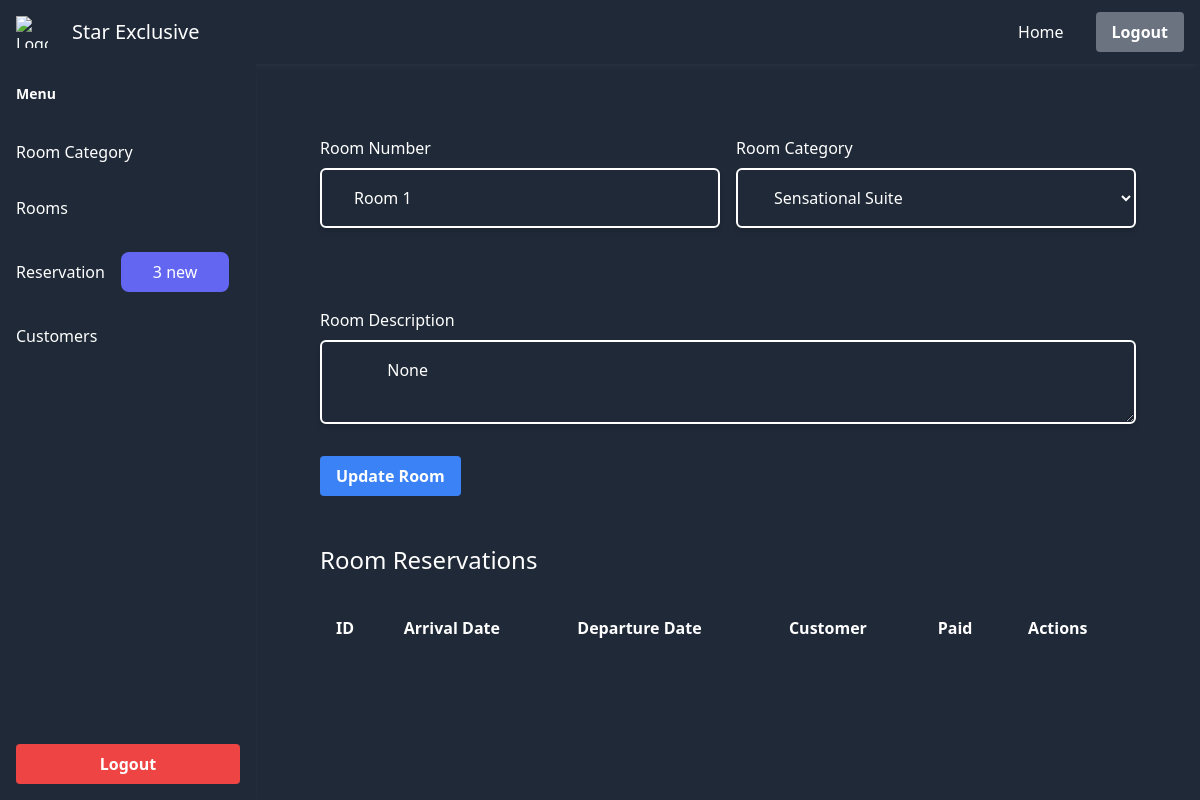
The page /rooms/1/ (signed in) on the database as committed earlier.
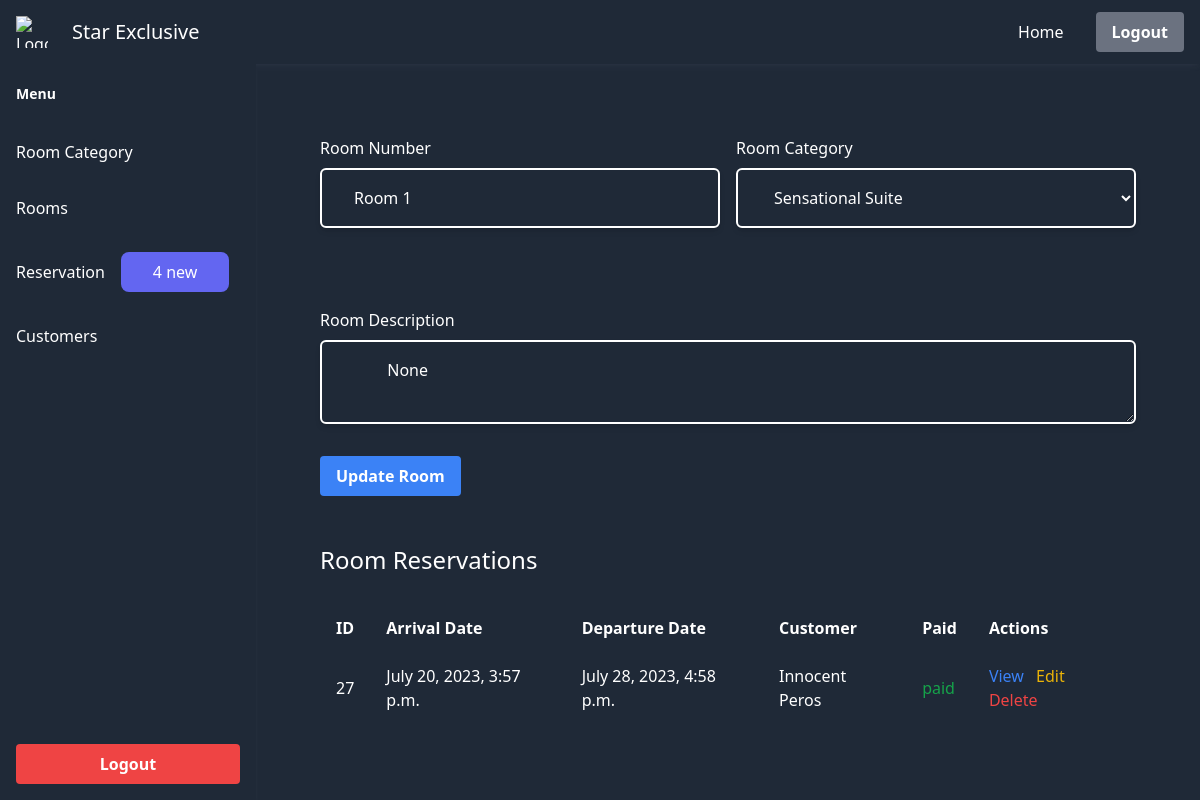
The same page on the database as committed later.
### management/models.py (models this page shows, shortened)
class Reservation(models.Model):
    RESERVATION = "reseravtion"
    BOOKING = "booking"
    viewed = models.BooleanField(default=False)
    cancel_code = models.CharField(max_length=200, blank=True)
    room = models.ForeignKey(
        Room, related_name="reservations", on_delete=models.CASCADE
    )
    requirement = models.TextField(default="", blank=True)
    customer = models.ForeignKey(
        Customer, on_delete=models.SET_NULL, null=True, related_name="reservations"
    )
    code = models.CharField(unique=False, default = generate_reservation_code, max_length=50, blank=True,null = True)
    customer_raw = models.JSONField(null=True, blank=True, default=dict)
    reservation_type = models.CharField(
        max_length=25, choices=((RESERVATION, RESERVATION), (BOOKING, BOOKING))
    )
    arrival_date = models.DateTimeField()
    departure_date = models.DateTimeField()
    reservated_on = models.DateTimeField(auto_created=True, blank=True)
    stay = models.IntegerField(default=1)
    guest_count = models.IntegerField(
        default=1,
    )
    guests = models.JSONField(default=list, blank=True)
    customization_request = models.JSONField(default=dict, blank=True, null=True)
    paid = models.BooleanField(default=False)
    payment = models.OneToOneField(
        Payment,
        null=True,
        blank=True,
        on_delete=models.SET_NULL,
        related_name="reservation",
    )
    cancelled = models.BooleanField(default=False)
    cancelled_on = models.DateTimeField(blank=True, null=True)

class Customer(models.Model):
    first_name = models.CharField(max_length=25)
    last_name = models.CharField(max_length=25)
    id_type = models.CharField(max_length=255)
    id_number = models.CharField(max_length=25)
    email_address = models.CharField(max_length=255)
    phone_number = models.CharField(max_length=12)

### hsr_admin/views.py (the view, shortened to what this page needs)
# urls.py: path("rooms/<int:pk>/", views.view_room, name="view_room"),
def view_room(request: HttpRequest, pk):
    if not request.user.is_authenticated:
        return redirect(index)
    try:
        room = Room.objects.get(pk=pk)
        categories = RoomCategory.objects.all()
        return render(
            request,
            "hsr_admin/view_room.html",
            context_parse({
                "room": room,
                "reservations": room.reservations.all(),
                "categories": categories,
            }),
        )
    except Room.DoesNotExist:
        return redirect("hsr_admin:room_list")

### hsr_admin/views.py (called while the page is built)
def new_reservations():
    return Reservation.objects.filter(viewed = False).count()

def context_parse(context):
    context["status__"] = new_reservations()
    context["status__category"] = RoomCategory.objects.all().count()
    context["status__room"] = Room.objects.all().count()
    return context

### management/models.py (called while the page is built)
    def __str__(self) -> str:
        return self.title

### hsr_admin/templates/hsr_admin/view_room.html (shortened to what this page needs)
{% extends 'hsr_admin/base.html' %}
{% block body %}
<form action="" method="post">
    <div class="px-6 lg:px-16 flex flex-col space-y-8">
        <div class="flex flex-col lg:flex-row justify-center lg:space-x-4 my-4">
            <div class="flex flex-col w-full">
                <label class="pt-8 mb-2 block" for="">Room Number</label>
                <input
                    class="bg-transparent border-white w-full shadow-md px-8 py-4 outline-none border-2 border-black/40 rounded-md hover:border-indigo-600"
                     name="room_number" value="{{room.number}}" />
            </div>
            <div class="flex flex-col w-full">
                <label class="pt-8 mb-2 block" for="">Room Category</label>
                <select
                    class="bg-transparent border-white w-full shadow-md px-8 py-4 outline-none border-2 border-black/40 rounded-md hover:border-indigo-600"
                    name="category" value="room.category.pk" id="">
                    {% for category in categories %}
                    <option value="{{category.pk}}">{{category}}</option>
                    {% endfor %}
                </select>
            </div>
        </div>
        <div class="flex flex-col">
            <label class="pt-8 mb-2 block" for="">Room Description</label>
            <textarea
            class="bg-transparent border-white w-full shadow-md px-8 py-4 outline-none border-2 border-black/40 rounded-md hover:border-indigo-600"
            name="description">
        {{room.description}}
    </textarea>
        </div>
        <div class="mb-6 block">
            <button class="bg-blue-500 hover:bg-blue-600 text-white font-semibold py-2 px-4 rounded">
                Update Room
            </button>
        </div>
    </div>
</form>
<div class="p-6 lg:px-16">
    <span class="block my-6 text-2xl">Room Reservations</span>
    <table class="min-w-full">
        <thead class="">
            <tr class="py-8">
                <th class="py-4 px-4  text-left">ID</th>
                <th class="py-4 px-4  text-left">Arrival Date</th>
                <th class="py-4 px-4  text-left">Departure Date</th>
                <th class="py-4 px-4  text-left">Customer</th>
                <th class="py-4 px-4  text-left">Paid</th>
                <th class="py-4 px-4  text-left">Actions</th>
            </tr>
        </thead>
        <tbody>
            {% for reservation in reservations %}
            <tr>
                <td class="py-2 px-4  text-left">{{ reservation.id }}</td>
                <td class="py-2 px-4  text-left">{{ reservation.arrival_date }}</td>
                <td class="py-2 px-4  text-left">{{ reservation.departure_date }}</td>
                <td class="py-2 px-4  text-left">{{ reservation.customer.first_name }} {{ reservation.customer.last_name}}</td>
                <td class="py-2 px-4  text-left">
                    {% if reservation.paid %}
                    <span class="text-green-600">paid</span>
                    {% else %}
                    <span>not paid</span>
                    {% endif %}
                </td>
                <td class="py-2 px-4  text-left">
                    <a href="{% url 'hsr_admin:view_reservation' reservation.id %}"
                        class="text-blue-500 hover:text-blue-700 mr-2">View</a>
                    <a href="" class="text-yellow-500 hover:text-yellow-700 mr-2">Edit</a>
                    <a href="{% url 'hsr_admin:delete_reservation' reservation.id %}"
                        class="text-red-500 hover:text-red-700">Delete</a>
                </td>
            </tr>
            {% endfor %}
        </tbody>
    </table>
</div>
{% endblock body %}

Rows that differ between the two databases and show on the page:
added Reservation: id "27", arrival_date "July 20, 2023, 3:57 p.m.", departure_date "July 28, 2023, 4:58 p.m.", customer.first_name "Innocent", customer.last_name "Peros", paid "paid"
Other text that changed with them:
{{ status__ }}: "3" → "4"
